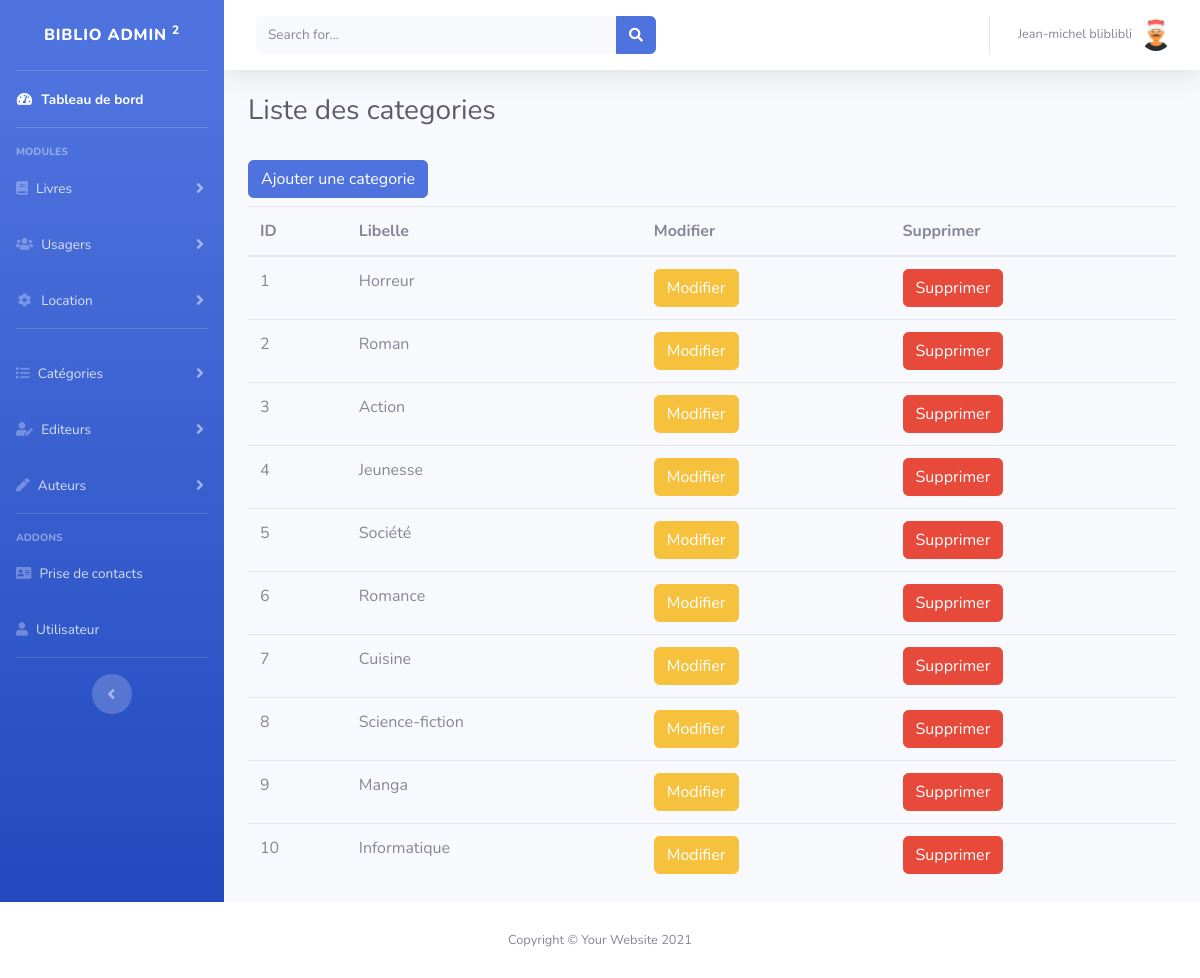
The page /admin/categorie/index.php (signed in) on the database as committed earlier.
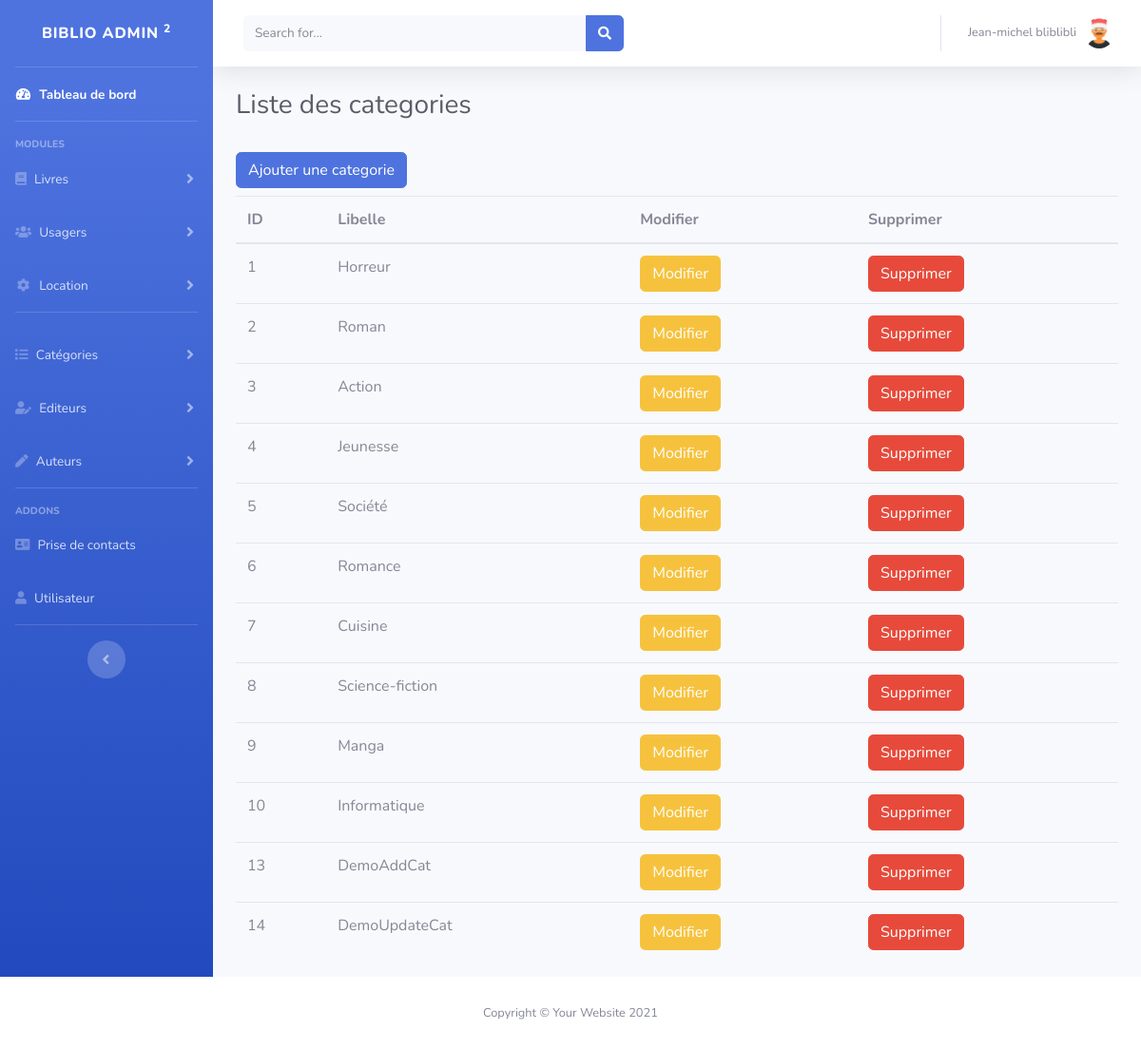
The same page on the database as committed later.
### tables this page shows
CREATE TABLE IF NOT EXISTS `categorie` (
  `id` int(11) NOT NULL AUTO_INCREMENT,
  `libelle` varchar(255) NOT NULL,
  PRIMARY KEY (`id`)
);

### admin/categorie/index.php (the view, shortened to what this page needs)
<?php
    include '../config/bdd.php';
    $sql = 'SELECT * FROM categorie';
    $req = $bdd->query($sql);
    $categories = $req->fetchAll(PDO::FETCH_ASSOC);
?>
<!DOCTYPE html>
<html lang="fr">
<head>
    <link href="<?= URL_ADMIN ?>vendor/fontawesome-free/css/all.min.css" rel="stylesheet" type="text/css">
    <link href="http://localhost/biblio/admin/css/sb-admin-2.min.css" rel="stylesheet">
</head>
<body id="page-top">
    <div id="wrapper">
        <?php
            include '../includes/sidebar.php';
        ?>
        <div id="content-wrapper" class="d-flex flex-column">
            <?php
                    include '../includes/topbar.php';
                ?>
                <div class="container-fluid">
                    <div class="d-sm-flex align-items-center justify-content-between mb-4">
                        <h1 class="h3 mb-0 text-gray-800">Liste des categories</h1>
                    </div>
                    <a href="add.php" class="btn btn-primary my-2">Ajouter une categorie</a>
                    <table class="table">
                        <thead>
                            <tr>
                            <th scope="col">ID</th>
                            <th scope="col">Libelle</th>
                            <th scope="col">Modifier</th>
                            <th scope="col">Supprimer</th>
                            </tr>
                        </thead>
                        <tbody>
                            <?php foreach ($categories as $categorie) : ?>
                                <tr>
                                    <td><?= $categorie['id'] ?></td>
                                    <td><?= $categorie['libelle'] ?></td>
                                    <td><a href="update.php?id=<?= $categorie['id'] ?>" class="btn btn-warning">Modifier</a></td>
                                    <td><a href="action.php?id=<?= $categorie['id'] ?>" class="btn btn-danger">Supprimer</a></td>
                                </tr>
                            <?php endforeach; ?>
                        </tbody>
                        </table>
                </div>
            </div>
            <?php
                include '../includes/footer.php';
            ?>
</body>
</html>

Rows that differ between the two databases and show on the page:
added categorie: id "13", libelle "DemoAddCat"
added categorie: id "14", libelle "DemoUpdateCat"
